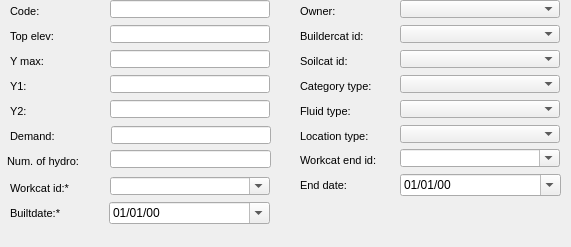
      <widget class="QWidget" name="page_7">
       <property name="geometry">
        <rect>
         <x>0</x>
         <y>0</y>
         <width>571</width>
         <height>247</height>
        </rect>
       </property>
       <attribute name="label">
        <string>Basic information</string>
       </attribute>
       <widget class="QLineEdit" name="y1">
        <property name="geometry">
         <rect>
          <x>110</x>
          <y>75</y>
          <width>160</width>
          <height>18</height>
         </rect>
        </property>
       </widget>
       <widget class="QLineEdit" name="top_elev">
        <property name="geometry">
         <rect>
          <x>110</x>
          <y>25</y>
          <width>160</width>
          <height>18</height>
         </rect>
        </property>
       </widget>
       <widget class="QLineEdit" name="ymax">
        <property name="geometry">
         <rect>
          <x>110</x>
          <y>50</y>
          <width>160</width>
          <height>18</height>
         </rect>
        </property>
       </widget>
       <widget class="QLabel" name="label_top_elev">
        <property name="geometry">
         <rect>
          <x>10</x>
          <y>25</y>
          <width>90</width>
          <height>22</height>
         </rect>
        </property>
        <property name="font">
         <font>
          <pointsize>8</pointsize>
          <weight>50</weight>
          <bold>false</bold>
         </font>
        </property>
        <property name="frameShape">
         <enum>QFrame::NoFrame</enum>
        </property>
        <property name="frameShadow">
         <enum>QFrame::Plain</enum>
        </property>
        <property name="text">
         <string>Top elev:</string>
        </property>
        <property name="margin">
         <number>3</number>
        </property>
       </widget>
       <widget class="QLabel" name="label_y_max">
        <property name="geometry">
         <rect>
          <x>10</x>
          <y>50</y>
          <width>90</width>
          <height>22</height>
         </rect>
        </property>
        <property name="font">
         <font>
          <pointsize>8</pointsize>
          <weight>50</weight>
          <bold>false</bold>
         </font>
        </property>
        <property name="frameShape">
         <enum>QFrame::NoFrame</enum>
        </property>
        <property name="frameShadow">
         <enum>QFrame::Plain</enum>
        </property>
        <property name="text">
         <string>Y max:</string>
        </property>
        <property name="margin">
         <number>3</number>
        </property>
       </widget>
       <widget class="QLabel" name="label_y1">
        <property name="geometry">
         <rect>
          <x>10</x>
          <y>75</y>
          <width>90</width>
          <height>22</height>
         </rect>
        </property>
        <property name="font">
         <font>
          <pointsize>8</pointsize>
         </font>
        </property>
        <property name="frameShape">
         <enum>QFrame::NoFrame</enum>
        </property>
        <property name="frameShadow">
         <enum>QFrame::Plain</enum>
        </property>
        <property name="text">
         <string>Y1:</string>
        </property>
        <property name="textFormat">
         <enum>Qt::AutoText</enum>
        </property>
        <property name="scaledContents">
         <bool>false</bool>
        </property>
        <property name="margin">
         <number>3</number>
        </property>
       </widget>
       <widget class="QLineEdit" name="y2">
        <property name="geometry">
         <rect>
          <x>110</x>
          <y>100</y>
          <width>160</width>
          <height>18</height>
         </rect>
        </property>
       </widget>
       <widget class="QLabel" name="label_y2">
        <property name="geometry">
         <rect>
          <x>10</x>
          <y>100</y>
          <width>90</width>
          <height>22</height>
         </rect>
        </property>
        <property name="font">
         <font>
          <pointsize>8</pointsize>
         </font>
        </property>
        <property name="frameShape">
         <enum>QFrame::NoFrame</enum>
        </property>
        <property name="frameShadow">
         <enum>QFrame::Plain</enum>
        </property>
        <property name="text">
         <string>Y2:</string>
        </property>
        <property name="textFormat">
         <enum>Qt::AutoText</enum>
        </property>
        <property name="scaledContents">
         <bool>false</bool>
        </property>
        <property name="margin">
         <number>3</number>
        </property>
       </widget>
       <widget class="QComboBox" name="workcat_id">
        <property name="geometry">
         <rect>
          <x>110</x>
          <y>177</y>
          <width>160</width>
          <height>18</height>
         </rect>
        </property>
        <property name="editable">
         <bool>true</bool>
        </property>
       </widget>
       <widget class="QLabel" name="label_builtdate">
        <property name="geometry">
         <rect>
          <x>10</x>
          <y>202</y>
          <width>90</width>
          <height>22</height>
         </rect>
        </property>
        <property name="font">
         <font>
          <pointsize>8</pointsize>
         </font>
        </property>
        <property name="frameShape">
         <enum>QFrame::NoFrame</enum>
        </property>
        <property name="frameShadow">
         <enum>QFrame::Plain</enum>
        </property>
        <property name="text">
         <string>Builtdate:*</string>
        </property>
        <property name="textFormat">
         <enum>Qt::AutoText</enum>
        </property>
        <property name="scaledContents">
         <bool>false</bool>
        </property>
        <property name="margin">
         <number>3</number>
        </property>
       </widget>
       <widget class="QLabel" name="label_workcat_id">
        <property name="geometry">
         <rect>
          <x>10</x>
          <y>177</y>
          <width>90</width>
          <height>22</height>
         </rect>
        </property>
        <property name="font">
         <font>
          <pointsize>8</pointsize>
         </font>
        </property>
        <property name="frameShape">
         <enum>QFrame::NoFrame</enum>
        </property>
        <property name="frameShadow">
         <enum>QFrame::Plain</enum>
        </property>
        <property name="text">
         <string>Workcat id:*</string>
        </property>
        <property name="textFormat">
         <enum>Qt::AutoText</enum>
        </property>
        <property name="scaledContents">
         <bool>false</bool>
        </property>
        <property name="margin">
         <number>3</number>
        </property>
       </widget>
       <widget class="QLineEdit" name="code">
        <property name="geometry">
         <rect>
          <x>110</x>
          <y>0</y>
          <width>160</width>
          <height>18</height>
         </rect>
        </property>
        <property name="font">
         <font>
          <pointsize>8</pointsize>
         </font>
        </property>
        <property name="frame">
         <bool>true</bool>
        </property>
       </widget>
       <widget class="QLabel" name="label_code">
        <property name="geometry">
         <rect>
          <x>10</x>
          <y>0</y>
          <width>90</width>
          <height>22</height>
         </rect>
        </property>
        <property name="font">
         <font>
          <pointsize>8</pointsize>
         </font>
        </property>
        <property name="frameShape">
         <enum>QFrame::NoFrame</enum>
        </property>
        <property name="frameShadow">
         <enum>QFrame::Plain</enum>
        </property>
        <property name="text">
         <string>Code:</string>
        </property>
        <property name="textFormat">
         <enum>Qt::AutoText</enum>
        </property>
        <property name="scaledContents">
         <bool>false</bool>
        </property>
        <property name="alignment">
         <set>Qt::AlignLeading|Qt::AlignLeft|Qt::AlignVCenter</set>
        </property>
        <property name="margin">
         <number>3</number>
        </property>
       </widget>
       <widget class="QgsDateTimeEdit" name="builtdate">
        <property name="geometry">
         <rect>
          <x>109</x>
          <y>202</y>
          <width>161</width>
          <height>22</height>
         </rect>
        </property>
        <property name="displayFormat">
         <string>dd/MM/yy</string>
        </property>
        <property name="calendarPopup">
         <bool>true</bool>
        </property>
        <property name="allowNull" stdset="0">
         <bool>true</bool>
        </property>
       </widget>
       <widget class="QLabel" name="label_ownercat_id">
        <property name="geometry">
         <rect>
          <x>300</x>
          <y>0</y>
          <width>101</width>
          <height>22</height>
         </rect>
        </property>
        <property name="font">
         <font>
          <pointsize>8</pointsize>
         </font>
        </property>
        <property name="frameShape">
         <enum>QFrame::NoFrame</enum>
        </property>
        <property name="frameShadow">
         <enum>QFrame::Plain</enum>
        </property>
        <property name="text">
         <string>Owner:</string>
        </property>
        <property name="textFormat">
         <enum>Qt::AutoText</enum>
        </property>
        <property name="scaledContents">
         <bool>false</bool>
        </property>
        <property name="margin">
         <number>3</number>
        </property>
       </widget>
       <widget class="QLabel" name="label_buildercat_id">
        <property name="geometry">
         <rect>
          <x>300</x>
          <y>25</y>
          <width>101</width>
          <height>22</height>
         </rect>
        </property>
        <property name="font">
         <font>
          <pointsize>8</pointsize>
         </font>
        </property>
        <property name="frameShape">
         <enum>QFrame::NoFrame</enum>
        </property>
        <property name="frameShadow">
         <enum>QFrame::Plain</enum>
        </property>
        <property name="text">
         <string>Buildercat id:</string>
        </property>
        <property name="textFormat">
         <enum>Qt::AutoText</enum>
        </property>
        <property name="scaledContents">
         <bool>false</bool>
        </property>
        <property name="margin">
         <number>3</number>
        </property>
       </widget>
       <widget class="QLabel" name="label_enddate">
        <property name="geometry">
         <rect>
          <x>300</x>
          <y>174</y>
          <width>101</width>
          <height>22</height>
         </rect>
        </property>
        <property name="font">
         <font>
          <pointsize>8</pointsize>
         </font>
        </property>
        <property name="frameShape">
         <enum>QFrame::NoFrame</enum>
        </property>
        <property name="frameShadow">
         <enum>QFrame::Plain</enum>
        </property>
        <property name="text">
         <string>End date:</string>
        </property>
        <property name="textFormat">
         <enum>Qt::AutoText</enum>
        </property>
        <property name="scaledContents">
         <bool>false</bool>
        </property>
        <property name="margin">
         <number>3</number>
        </property>
       </widget>
       <widget class="QLabel" name="label_soilcat_id">
        <property name="geometry">
         <rect>
          <x>300</x>
          <y>50</y>
          <width>101</width>
          <height>22</height>
         </rect>
        </property>
        <property name="font">
         <font>
          <pointsize>8</pointsize>
         </font>
        </property>
        <property name="frameShape">
         <enum>QFrame::NoFrame</enum>
        </property>
        <property name="frameShadow">
         <enum>QFrame::Plain</enum>
        </property>
        <property name="text">
         <string>Soilcat id:</string>
        </property>
        <property name="textFormat">
         <enum>Qt::AutoText</enum>
        </property>
        <property name="scaledContents">
         <bool>false</bool>
        </property>
        <property name="alignment">
         <set>Qt::AlignLeading|Qt::AlignLeft|Qt::AlignVCenter</set>
        </property>
        <property name="margin">
         <number>3</number>
        </property>
       </widget>
       <widget class="QLabel" name="label_category_type">
        <property name="geometry">
         <rect>
          <x>300</x>
          <y>75</y>
          <width>101</width>
          <height>22</height>
         </rect>
        </property>
        <property name="font">
         <font>
          <pointsize>8</pointsize>
         </font>
        </property>
        <property name="frameShape">
         <enum>QFrame::NoFrame</enum>
        </property>
        <property name="frameShadow">
         <enum>QFrame::Plain</enum>
        </property>
        <property name="text">
         <string>Category type:</string>
        </property>
        <property name="textFormat">
         <enum>Qt::AutoText</enum>
        </property>
        <property name="scaledContents">
         <bool>false</bool>
        </property>
        <property name="alignment">
         <set>Qt::AlignLeading|Qt::AlignLeft|Qt::AlignVCenter</set>
        </property>
        <property name="margin">
         <number>3</number>
        </property>
       </widget>
       <widget class="QLabel" name="label_workcat_id_end">
        <property name="geometry">
         <rect>
          <x>300</x>
          <y>149</y>
          <width>101</width>
          <height>22</height>
         </rect>
        </property>
        <property name="font">
         <font>
          <pointsize>8</pointsize>
         </font>
        </property>
        <property name="frameShape">
         <enum>QFrame::NoFrame</enum>
        </property>
        <property name="frameShadow">
         <enum>QFrame::Plain</enum>
        </property>
        <property name="text">
         <string>Workcat end id:</string>
        </property>
        <property name="textFormat">
         <enum>Qt::AutoText</enum>
        </property>
        <property name="scaledContents">
         <bool>false</bool>
        </property>
        <property name="margin">
         <number>3</number>
        </property>
       </widget>
       <widget class="QLabel" name="label_fluid_type">
        <property name="geometry">
         <rect>
          <x>300</x>
          <y>100</y>
          <width>101</width>
          <height>22</height>
         </rect>
        </property>
        <property name="font">
         <font>
          <pointsize>8</pointsize>
         </font>
        </property>
        <property name="frameShape">
         <enum>QFrame::NoFrame</enum>
        </property>
        <property name="frameShadow">
         <enum>QFrame::Plain</enum>
        </property>
        <property name="text">
         <string>Fluid type:</string>
        </property>
        <property name="textFormat">
         <enum>Qt::AutoText</enum>
        </property>
        <property name="scaledContents">
         <bool>false</bool>
        </property>
        <property name="alignment">
         <set>Qt::AlignLeading|Qt::AlignLeft|Qt::AlignVCenter</set>
        </property>
        <property name="margin">
         <number>3</number>
        </property>
       </widget>
       <widget class="QLabel" name="label_location_type">
        <property name="geometry">
         <rect>
          <x>300</x>
          <y>125</y>
          <width>101</width>
          <height>22</height>
         </rect>
        </property>
        <property name="font">
         <font>
          <pointsize>8</pointsize>
         </font>
        </property>
        <property name="frameShape">
         <enum>QFrame::NoFrame</enum>
        </property>
        <property name="frameShadow">
         <enum>QFrame::Plain</enum>
        </property>
        <property name="text">
         <string>Location type:</string>
        </property>
        <property name="textFormat">
         <enum>Qt::AutoText</enum>
        </property>
        <property name="scaledContents">
         <bool>false</bool>
        </property>
        <property name="alignment">
         <set>Qt::AlignLeading|Qt::AlignLeft|Qt::AlignVCenter</set>
        </property>
        <property name="margin">
         <number>3</number>
        </property>
       </widget>
       <widget class="QgsDateTimeEdit" name="enddate">
        <property name="geometry">
         <rect>
          <x>400</x>
          <y>174</y>
          <width>161</width>
          <height>22</height>
         </rect>
        </property>
        <property name="displayFormat">
         <string>dd/MM/yy</string>
        </property>
        <property name="calendarPopup">
         <bool>true</bool>
        </property>
        <property name="allowNull" stdset="0">
         <bool>true</bool>
        </property>
       </widget>
       <widget class="QComboBox" name="buildercat_id">
        <property name="geometry">
         <rect>
          <x>400</x>
          <y>25</y>
          <width>160</width>
          <height>18</height>
         </rect>
        </property>
       </widget>
       <widget class="QComboBox" name="category_type">
        <property name="geometry">
         <rect>
          <x>400</x>
          <y>75</y>
          <width>160</width>
          <height>18</height>
         </rect>
        </property>
       </widget>
       <widget class="QComboBox" name="soilcat_id">
        <property name="geometry">
         <rect>
          <x>400</x>
          <y>50</y>
          <width>160</width>
          <height>18</height>
         </rect>
        </property>
       </widget>
       <widget class="QComboBox" name="location_type">
        <property name="geometry">
         <rect>
          <x>400</x>
          <y>125</y>
          <width>160</width>
          <height>18</height>
         </rect>
        </property>
       </widget>
       <widget class="QComboBox" name="fluid_type">
        <property name="geometry">
         <rect>
          <x>400</x>
          <y>100</y>
          <width>160</width>
          <height>18</height>
         </rect>
        </property>
       </widget>
       <widget class="QComboBox" name="ownercat_id">
        <property name="geometry">
         <rect>
          <x>400</x>
          <y>0</y>
          <width>160</width>
          <height>18</height>
         </rect>
        </property>
       </widget>
       <widget class="QComboBox" name="workcat_id_end">
        <property name="geometry">
         <rect>
          <x>400</x>
          <y>149</y>
          <width>160</width>
          <height>18</height>
         </rect>
        </property>
        <property name="editable">
         <bool>true</bool>
        </property>
       </widget>
       <widget class="QLineEdit" name="n_hydrometer">
        <property name="geometry">
         <rect>
          <x>110</x>
          <y>150</y>
          <width>161</width>
          <height>18</height>
         </rect>
        </property>
        <property name="font">
         <font>
          <pointsize>8</pointsize>
         </font>
        </property>
        <property name="frame">
         <bool>true</bool>
        </property>
       </widget>
       <widget class="QLabel" name="label_n_hydrometer">
        <property name="geometry">
         <rect>
          <x>7</x>
          <y>150</y>
          <width>90</width>
          <height>22</height>
         </rect>
        </property>
        <property name="font">
         <font>
          <pointsize>8</pointsize>
         </font>
        </property>
        <property name="frameShape">
         <enum>QFrame::NoFrame</enum>
        </property>
        <property name="frameShadow">
         <enum>QFrame::Plain</enum>
        </property>
        <property name="text">
         <string>Num. of hydro:</string>
        </property>
        <property name="textFormat">
         <enum>Qt::AutoText</enum>
        </property>
        <property name="scaledContents">
         <bool>false</bool>
        </property>
        <property name="alignment">
         <set>Qt::AlignLeading|Qt::AlignLeft|Qt::AlignVCenter</set>
        </property>
        <property name="wordWrap">
         <bool>true</bool>
        </property>
        <property name="margin">
         <number>3</number>
        </property>
       </widget>
       <widget class="QLineEdit" name="demand">
        <property name="geometry">
         <rect>
          <x>111</x>
          <y>126</y>
          <width>160</width>
          <height>18</height>
         </rect>
        </property>
        <property name="font">
         <font>
          <pointsize>8</pointsize>
         </font>
        </property>
        <property name="frame">
         <bool>true</bool>
        </property>
       </widget>
       <widget class="QLabel" name="label_demand">
        <property name="geometry">
         <rect>
          <x>10</x>
          <y>125</y>
          <width>90</width>
          <height>22</height>
         </rect>
        </property>
        <property name="font">
         <font>
          <pointsize>8</pointsize>
         </font>
        </property>
        <property name="frameShape">
         <enum>QFrame::NoFrame</enum>
        </property>
        <property name="frameShadow">
         <enum>QFrame::Plain</enum>
        </property>
        <property name="text">
         <string>Demand:</string>
        </property>
        <property name="textFormat">
         <enum>Qt::AutoText</enum>
        </property>
        <property name="scaledContents">
         <bool>false</bool>
        </property>
        <property name="alignment">
         <set>Qt::AlignLeading|Qt::AlignLeft|Qt::AlignVCenter</set>
        </property>
        <property name="margin">
         <number>3</number>
        </property>
       </widget>
      </widget>
